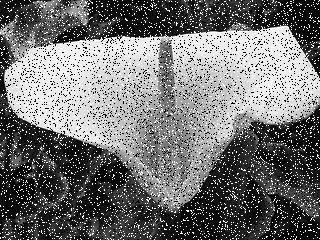
%> input picture noise-filtering/noisy.jpg, 320 x 240 px
$ octave ex1.m   (GNU Octave 9; MATLAB toolbox functions it lacks are replaced by stand-ins)
%> lines starting %> are read from the running program, lines starting %| are printed output that depends on the picture; in (x1, y1, x2, y2) boxes, pixels count from 0 and x2, y2 are one past the last pixel; in counts of white or black regions, pixels touching at a corner belong together; the program's own positions count from 1
### MSE.m
function [ res ] = MSE(matrix1, matrix2 )
%MSE Summary of this function goes here
%   Detailed explanation goes here
    dif = matrix1 - matrix2;
    rnd = round(dif);
    squared = rnd.^2;
    s = sum(sum(squared));
    res = s / (size(matrix1,1) * size(matrix1,2));
end

### psnr/PSNR.m
function res = PSNR(in1, in2, maxFluc)
    mse = MSE(in1, in2);
    res = 10*log10(maxFluc*maxFluc/mse);
end

### noise-filtering/ex1.m
noisy = im2double(imread('noisy.jpg'));
%> noisy: size 240x320 double; min 0, max 1, mean 0.443
filtered = medfilt2(noisy);
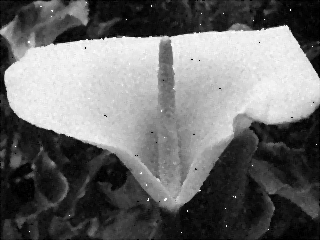
%> filtered: size 240x320 double; min 0, max 1, mean 0.427
filtered2 = medfilt2(filtered);
original =  im2double(imread('original.jpg'));
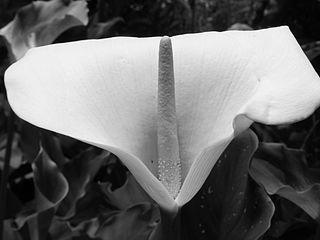
%> input picture noise-filtering/original.jpg, 320 x 240 px
%> original: size 240x320 double; min 0, max 1, mean 0.427; mean of the top-left, top-right, bottom-left and bottom-right quarters 0.61, 0.602, 0.254, 0.241

subplot(4,1,1),
imshow(noisy);
subplot(4,1,2),
imshow(filtered)
subplot(4,1,3),
imshow(filtered2);
subplot(4,1,4),
imshow(original);

PSNR1 = PSNR(original, filtered2, 1);
%> in MSE, `dif = matrix1 - matrix2;`:
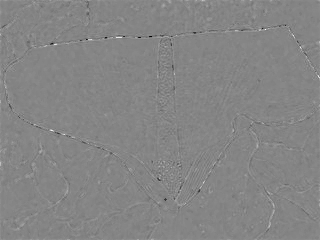
%> dif: size 240x320 double; min -0.733, max 0.671, mean 0.000566; drawn with min black and max white
%> in MSE, `squared = rnd.^2;`:
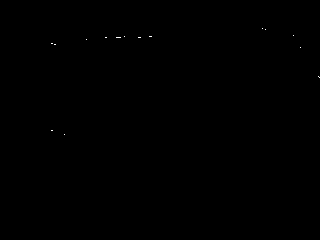
%> squared: size 240x320 double; values 0 (black) and 1 (white), 0.04% white in thin lines or dots, all inside (x1, y1, x2, y2) = (51, 28, 320, 135)
%> in MSE, `s = sum(sum(squared));`: s = 28
%> in MSE, `res = s / (size(matrix1,1) * size(matrix1,2));`: res = 0.000365
%> in PSNR, `res = 10*log10(maxFluc*maxFluc/mse);`: res = 34.38
%> PSNR1 = 34.38
PSNR2 = PSNR(original, filtered, 1);
%> in MSE (call 2), `squared = rnd.^2;`: squared: size 240x320 double; values 0 (black) and 1 (white), 0.13% white in thin lines or dots
%> PSNR2 = 28.73
PSNR3 = PSNR(original, noisy, 1);
%> in MSE (call 3), `dif = matrix1 - matrix2;`:
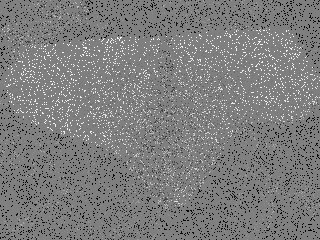
%> dif: size 240x320 double; min -1, max 1, mean -0.0165; drawn with min black and max white
%> in MSE (call 3), `rnd = round(dif);`:
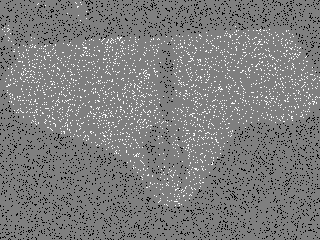
%> rnd: size 240x320 double; min -1, max 1, mean -0.017; drawn with min black and max white
%> in MSE (call 3), `squared = rnd.^2;`:
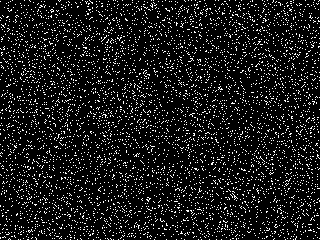
%> squared: size 240x320 double; values 0 (black) and 1 (white), 9.8% white in thin lines or dots
%> in MSE (call 3), `s = sum(sum(squared));`: s = 7547
%> in MSE (call 3), `res = s / (size(matrix1,1) * size(matrix1,2));`: res = 0.0983
%> PSNR3 = 10.08
